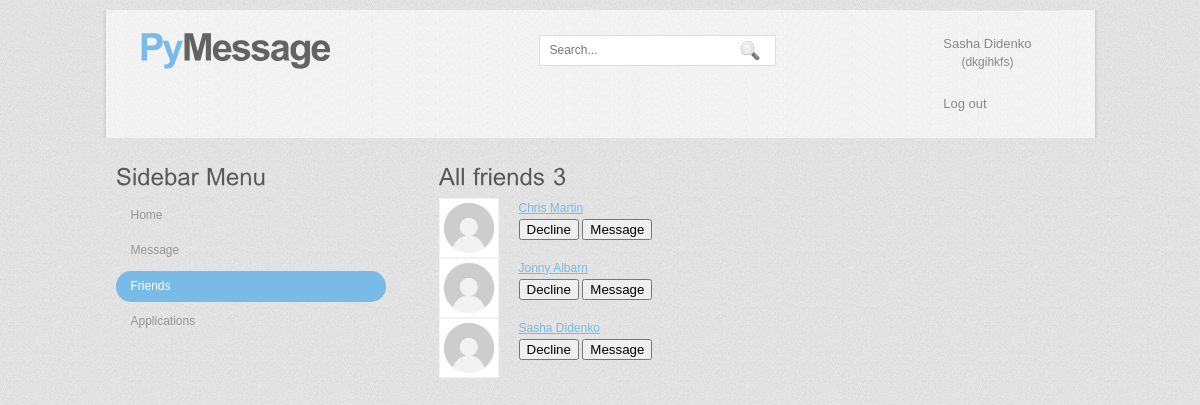
Page /friends/ (signed in) on the committed database.
### accounts/models.py (models this page shows, shortened)
class User(AbstractUser):
    username = models.CharField(verbose_name = "Username", max_length = 100, unique = True)
    email = models.EmailField(verbose_name = "Email", unique = True)
    avatar = models.ImageField(verbose_name = "Avatar", upload_to = "image/", default = "defaults/avatar.jpg", null = True, blank = True)
    first_name = models.CharField(verbose_name = "First name", max_length = 100)
    last_name = models.CharField(verbose_name = "Last name", max_length = 100, null = True, blank = True)
    date_of_birth = models.DateField(verbose_name = "Date of birth", null = True, blank = True)
    status = models.CharField(verbose_name = "Status", max_length = 250, null = True, blank = True)
    address = models.CharField(verbose_name = "Address", max_length = 250, null = True, blank = True)
    favorites = models.ManyToManyField(Post, related_name="users", verbose_name="Favorites", blank=True)
    class Meta:
        verbose_name = "User"
        verbose_name_plural = "Users"

### friends/models.py (models this page shows, shortened)
class Friend(models.Model):
    user = models.ForeignKey(User, on_delete = models.CASCADE, related_name = 'user')
    friend = models.ForeignKey(User, on_delete = models.CASCADE, related_name = 'friend')
    created = models.DateTimeField(verbose_name='Time', auto_now_add = True)
    class Meta:
        unique_together = ['user', 'friend']
        verbose_name = 'Friend'
        verbose_name_plural = 'Friends'

### friends/views.py (the view)
# urls.py: path('', views.friends_view, name='friends'),
@login_required()
def friends_view(request):
    user = request.user
    friends = Friend.objects.filter(user=user)
    search = request.GET.get("search")
    if bool(search) != False:
        friends = friends.filter(friend__first_name__icontains=search)
    total_friends = len(friends)
    context = {
        'friends': friends,
        'total_friends': total_friends,
    }
    return render(request, 'friends/friends_list_friends.html', context)

### friends/templates/friends/friends_list_friends.html (shortened to what this page needs)
{% extends 'friends/main_friends.html' %}
{% load static %}
{% block search %}
<div class="search">
  <form method="get" id="search" action="#">
    <span>
    <input type="text" placeholder="Search..." name="search" id="s" />
    <input name="searchsubmit" type="image" src="{% static 'images/search.gif' %}" value="Go" id="searchsubmit" class="btn"  />
    </span>
  </form>
</div>
{% endblock %}
{% block content %}
    <div class="content">
        <div class="content_bg">
            <div class="mainbar">
                <div class="article">
                    <h2><span>All friends</span> {{ total_friends }}</h2>
                    {% for friend in friends %}
                    <div class="firends-list">
                        <div class="data">
                        <div class="left">
                            <img class="photo" src="{{ friend.friend.avatar.url }}">
                        </div>
                        <div class="right">
                            <a href="{% url 'user_posts' user_id=friend.friend.id %}" class="name">{{ friend.friend.first_name }} {{ friend.friend.last_name }}</a><br>
                            <a href="{% url 'remove_friend' friend_id=friend.id %}"><button>Decline</button></a>
                            <a href="{% url 'one_private_chat_new' user_id=friend.friend.id  %}"><button>Message</button></a>
                        </div>
                    </div>
                    </div>
                    {% endfor %}
                </div>
            </div>
        </div>
    </div>
{% endblock %}

### friends/templates/friends/main_friends.html (shortened to what this page needs)
{% load static %}
<!DOCTYPE html PUBLIC "-//W3C//DTD XHTML 1.0 Transitional//EN" "http://www.w3.org/TR/xhtml1/DTD/xhtml1-transitional.dtd">
<html xmlns="http://www.w3.org/1999/xhtml">
<head>
<link href="{% static 'css/style.css' %}" rel="stylesheet" type="text/css" />
<link href="{% static 'css/chat_style.css' %}" rel="stylesheet">
<link rel="stylesheet" href="{% static 'font-awesome-4.7.0\css\font-awesome.min.css' %}">
</head>
<body>
<div class="main">
  <div class="main_resize">
    <div class="header">
      <div class="logo">
        <h1><a href="{% url 'home' %}"><span>Py</span>Message<small></small></a></h1>
      </div>
      {% block search %}
      {% endblock %}
      <div class="menu_nav">
        <div class="registr">
          <ul>
            <li>
              {% if request.user.is_authenticated %}
              <li>
                <a href="{% url 'my_posts' %}">{{ request.user.first_name }} {{ request.user.last_name }}
                <p style="text-align: center; margin: 0px; padding: 0px;">({{ request.user.username }})</p>
                </a>
                <a href="{% url 'logout' %}">Log out</a>
              </li>
              {% endif %}
            </li>
          </ul>
        </div>
      </div>
    </div>
    {% block content %}
    {% endblock %}
    <div class="sidebar">
          <div class="gadget">
            <h2 class="star"><span>Sidebar</span> Menu</h2>
            <ul class="sb_menu">
              <li><a href="{% url 'home' %}">Home</a></li>
              <li><a href="{% url 'private_chat' %}">Message</a></li>
              <li class="active"><a href="{% url 'friends' %}">Friends</a></li>
              <li><a href="{% url 'applications' %}">Applications</a></li>
            </ul>
          </div>
      </div>
    </div>
  </div>
</body>
</html>

### static/css/style.css (style rules this page uses)
body { margin:0; padding:0; width:100%; color:#959595; font:normal 12px/1.8em Arial, Helvetica, sans-serif; background:url(images/bg.jpg); }
html { padding:0; margin:0; }
.main { padding:0; margin:0; background:url(images/main_bg.jpg) repeat-y center; }
.logo { float:left; width:400px; height:86px; padding:0; margin:0 auto; }
h1 { margin:0; padding:20px 0 0 0; color:#636363; font:bold 38px/1.2em Arial, Helvetica, sans-serif; letter-spacing:-2px; }
h1 a, h1 a:hover { color:#636363; text-decoration:none; }
h1 span { color:#78bbe6; }
h1 small { padding:0 10px; font:normal 12px/1.2em Arial, Helvetica, sans-serif; letter-spacing:normal; }
h2 { font:normal 24px Arial, Helvetica, sans-serif; padding:8px 0; margin:0; color:#595959; }
p { margin:8px 0; padding:0 0 8px 0; font:normal 12px/1.8em Arial, Helvetica, sans-serif; }
a { color:#97c950; text-decoration:underline; }
.header, .content, .menu_nav, .fbg, .footer, form, ol, ol li, ul, .content .mainbar, .content .sidebar { margin:0; padding:0; }
.main_resize { margin:0 auto; width:969px; }
.header { margin:0 auto; width:923px; }
.menu_nav { margin:0 0 10px; padding:0; }
.menu_nav ul { list-style:none; margin:0; padding:0; float:right; }
.menu_nav ul li { margin:0; padding:15px 5px 15px 0; float:left; background:url(images/menu_line.jpg) repeat-x top; }
.menu_nav ul li a { display:block; margin:0; padding:11px 25px; color:#878989; text-decoration:none; font-size:13px; line-height:16px; }
.content { padding:0; margin:0 auto; width:923px; }
.mainbar { margin:0; padding:0; float:right; width:638px; }
.mainbar img { padding:4px; border:1px solid #f2f2f1; background:#FFF; }
.mainbar .article { margin:0; padding:10px 0 5px 15px; }
.mainbar .article a { color:#78bbe6; }
.sidebar { padding:0; float:left; width:285px; }
.sidebar .gadget { margin:0; padding:10px 15px 10px 0; }
ul.sb_menu, ul.ex_menu { margin:0; padding:0; color:#939393; list-style:none; }
ul.sb_menu li, ul.ex_menu li { margin:0; }
ul.sb_menu li { padding:2px 0 2px 15px; }
ul.sb_menu li a, ul.ex_menu li a { display:block; color:#959595; text-decoration:none; padding:5px; margin-left:-15px; padding-left:15px; }
ul.sb_menu li a:hover, ul.ex_menu li a:hover, ul.sb_menu li.active a, ul.ex_menu li.active a { color:#FFF; background:#78bbe6; }
.search { float:left; width:250px; padding:25px 0; }
.search span { width:235px; display:block; background:#FFF; height:29px; margin:0; padding:0; border:1px solid #e1dddd; }
.search input#s { float:left; width:185px; padding:7px 0 7px 10px; margin:0; border:0; background:none; color:#afaeae; font:normal 12px/15px Arial, Helvetica, sans-serif; }
.search .btn { float:left; padding:0; margin:0; border:0; width:auto; }

### friends/templates/friends/friends_list_friends.html (style rules this page uses)
.data { display: table-row; }
.left { display: table-cell; vertical-align: bottom; }
.right { display: table-cell; width: 100%; padding-left: 20px; }
.photo { width: 50px; }

### rows in the picture
User: user.first_name "Sasha", user.last_name "Didenko", user.username "dkgihkfs"
Friend: friend.avatar (placeholder picture), friend.first_name "Chris", friend.last_name "Martin"
Friend: friend.avatar (placeholder picture), friend.first_name "Jonny", friend.last_name "Albarn"
Friend: friend.avatar (placeholder picture), friend.first_name "Sasha", friend.last_name "Didenko"
